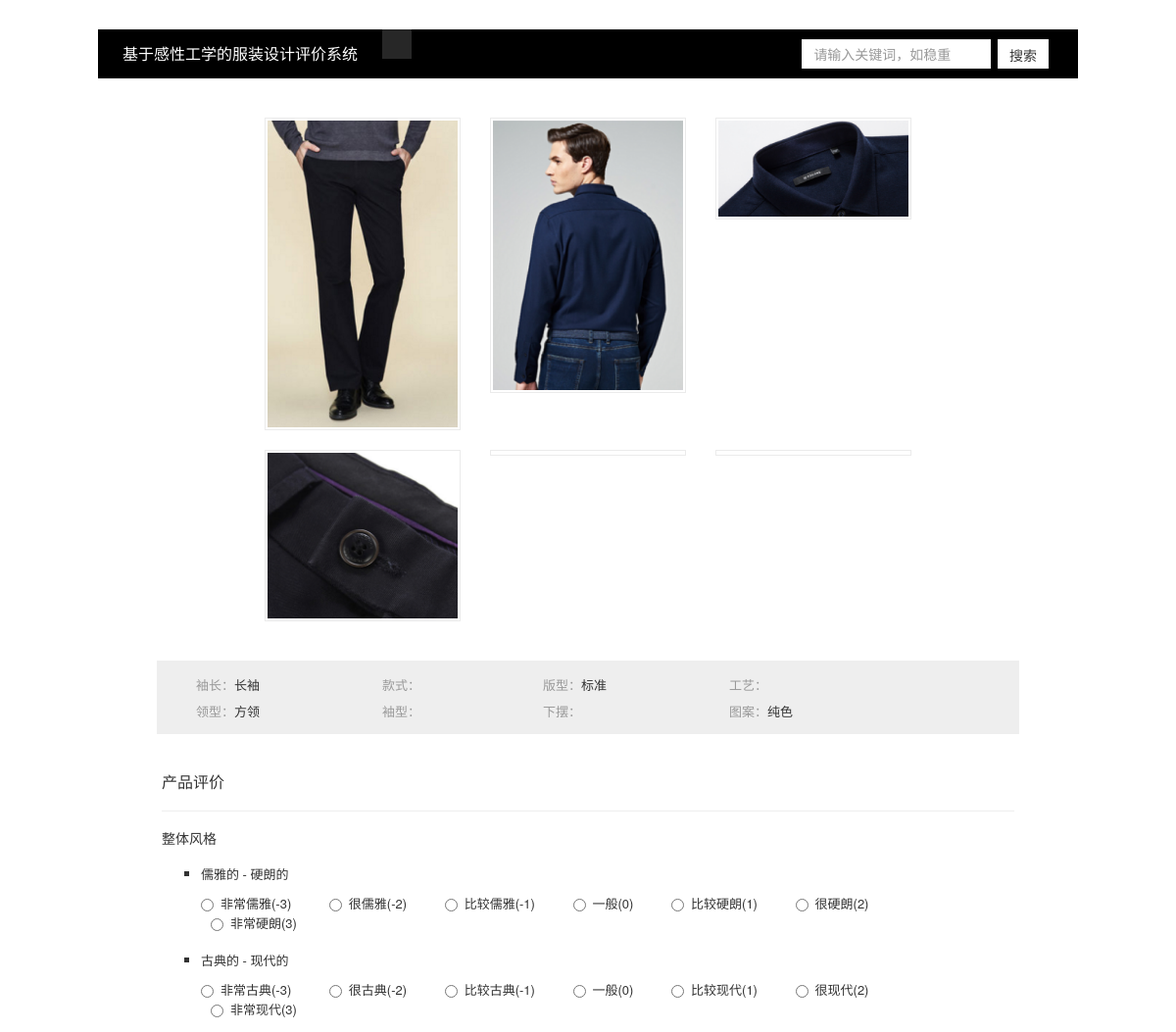
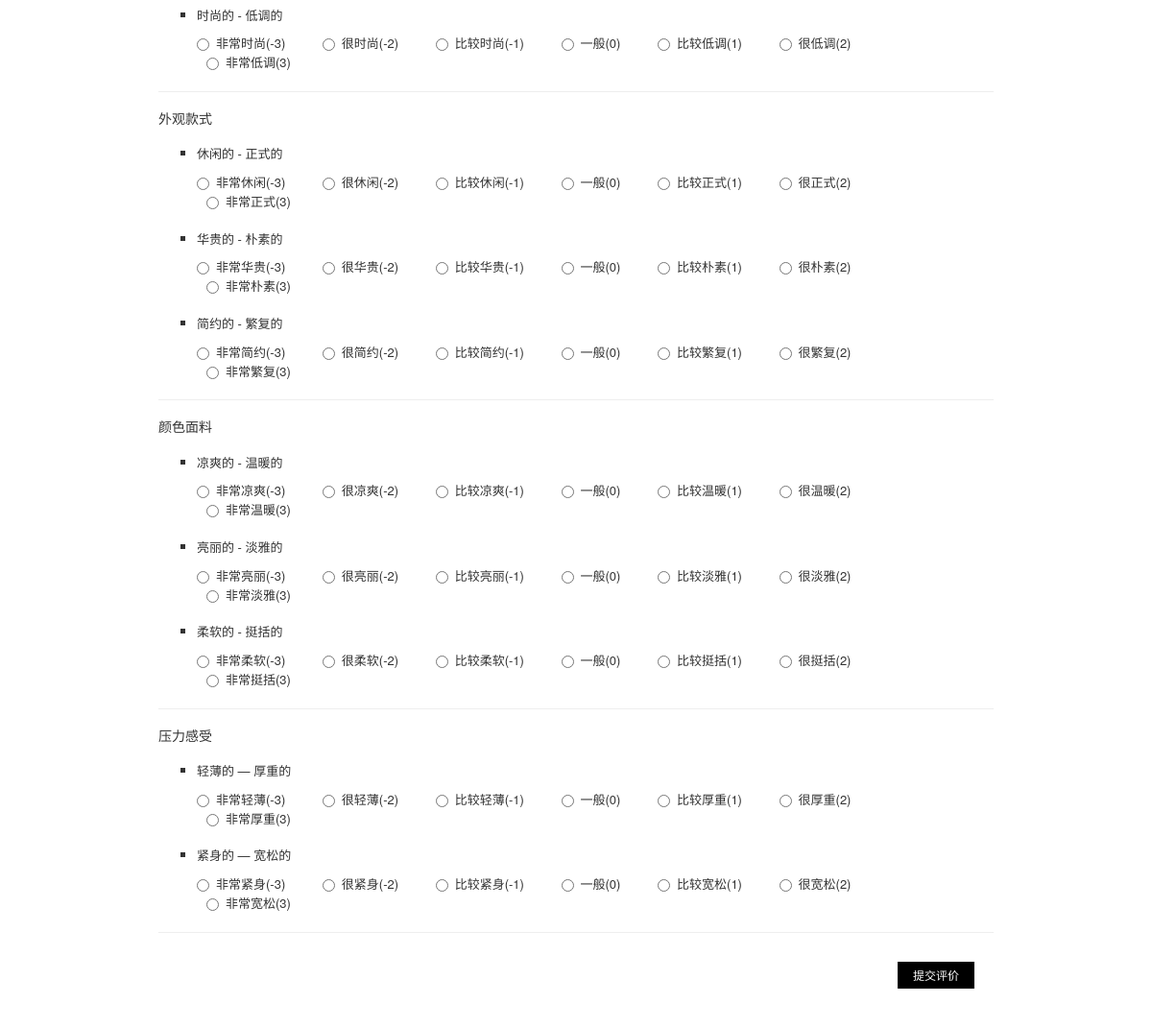
The app's page /pages/details.php?id=2&table=long_sleeved_blouse with its own data (2 pictures, top to bottom).
### tables this page shows
CREATE TABLE `long_sleeved_blouse` (
  `id` int(11) unsigned NOT NULL AUTO_INCREMENT,
  `image1` char(255) DEFAULT NULL,
  `image2` char(255) DEFAULT NULL,
  `image3` char(255) DEFAULT NULL,
  `image4` char(255) DEFAULT NULL,
  `image5` char(255) DEFAULT NULL,
  `image6` char(255) DEFAULT NULL,
  `sleeve_length` text,
  `model` text,
  `collar_type` text,
  `fabric` text,
  `color` text,
  `pattern` text,
  `thickness` text,
  `style` text,
  `link` text,
  `design` text,
  `sleeve_style` text,
  `lower_hem` text,
  `craft` text,
  PRIMARY KEY (`id`)
);

### pages/details.php (the view, shortened to what the rows shown need)
<?php
include('../connectMysql.php');
?>
<!DOCTYPE html>
<html lang="zh-CN">
<head>
    <link href="../style/bootstrap.min.css" rel="stylesheet">
    <link rel="stylesheet" href="../style/details.css">
</head>
<body>
<div class="container-fluid details-page">
    <?php
        $clotheId = $_GET['id'];
        $table = $_GET['table'];
        $sql = "SELECT * FROM $table WHERE id = '{$clotheId}'";
        $result = $conn->query($sql);
        if ($result->num_rows > 0) {
            while ($row = $result->fetch_assoc()) {
                echo "<div class='pictures'><div class='row'><div class='col-md-4 col-sm-4'><a href='#' class='thumbnail'><img src='{$row['image1']}' alt=''></a></div>".
                     "<div class='col-md-4 col-sm-4'><a href='#' class='thumbnail'><img src='{$row['image2']}' alt=''></a></div>".
                     "<div class='col-md-4 col-sm-4'><a href='#' class='thumbnail'><img src='{$row['image3']}' alt=''></a></div></div>".
                     "<div class='row'><div class='col-md-4 col-sm-4'><a href='#' class='thumbnail'><img src='{$row['image4']}' alt=''></a></div>".
                     "<div class='col-md-4 col-sm-4'><a href='#' class='thumbnail'><img src='{$row['image5']}' alt=''></a></div>".
                     "<div class='col-md-4 col-sm-4'><a href='#' class='thumbnail'><img src='{$row['image6']}' alt=''></a></div></div></div>";
                if ($table == 'western_style_pants' || $table == 'casual_pants') {
                    echo "<div class='clothes-attribute-table'><div class='contents'><div class='list'><div class='first'><span class='name'>裤长：</span><span class='attribute'>{$row['pant_length']}</span><br></div>".
                        "<div class='second'><span class='name'>腰型：</span><span class='attribute'>{$row['waist_type']}</span><br></div></div>".
                        "<div class='list'><div class='first'><span class='name'>款式：</span><span class='attribute'>{$row['design']}</span><br></div>".
                        "<div class='second'><span class='name'>裤脚：</span><span class='attribute'>{$row['pant_bottom']}</span><br></div></div>".
                        "<div class='list'><div class='first'><span class='name'>裤型：</span><span class='attribute'>{$row['model']}</span><br></div>".
                        "<div class='second'><span class='name'>弹力：</span><span class='attribute'>{$row['elastic_force']}</span><br></div></div>".
                        "<div class='list'><div class='first'><span class='name'>工艺：</span><span class='attribute'>{$row['craft']}</span><br></div>".
                        "<div class='second'><span class='name'>图案：</span><span class='attribute'>{$row['pattern']}</span><br></div></div></div></div>";
                } else {
                    echo "<div class='clothes-attribute-table'><div class='contents'><div class='list'><div class='first'><span class='name'>袖长：</span><span class='attribute'>{$row['sleeve_length']}</span><br></div>".
                        "<div class='second'><span class='name'>领型：</span><span class='attribute'>{$row['collar_type']}</span><br></div></div>".
                        "<div class='list'><div class='first'><span class='name'>款式：</span><span class='attribute'>{$row['design']}</span><br></div>".
                        "<div class='second'><span class='name'>袖型：</span><span class='attribute'>{$row['sleeve_style']}</span><br></div></div>".
                        "<div class='list'><div class='first'><span class='name'>版型：</span><span class='attribute'>{$row['model']}</span><br></div>".
                        "<div class='second'><span class='name'>下摆：</span><span class='attribute'>{$row['lower_hem']}</span><br></div></div>".
                        "<div class='list'><div class='first'><span class='name'>工艺：</span><span class='attribute'>{$row['craft']}</span><br></div>".
                        "<div class='second'><span class='name'>图案：</span><span class='attribute'>{$row['pattern']}</span><br></div></div></div></div>";
                }
            }
        }
    ?>
</div>
</body>
</html>

### records on screen
long_sleeved_blouse: image1 (picture), image2 (picture), image3 (picture), image4 (picture), sleeve_length "长袖", collar_type "方领", model "标准", pattern "纯色"
